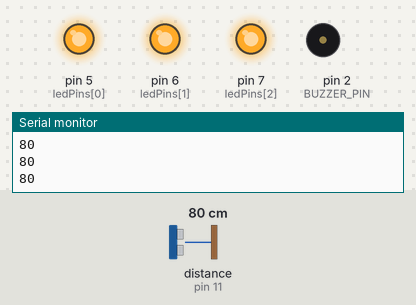
The sketch below on a simulated Arduino Uno, built with avr-gcc and run on an emulated ATmega328P. On the bench: output pins drawn as LEDs (lit = HIGH), buzzer (waves = sounding, pin HIGH), the last lines printed to the serial monitor. Wiring (inferred from the names in the program): ultrasonic range finder: trigger pin 10; echo pin 11. Inputs (shaded band) come from the test bench; at power-on: distance to the obstacle (sensor on pin 11) 80 cm. The echo pulse lasts 58.3 µs per cm; pins used as bus, display or sensor lines are not drawn.

Above: at 1.3 s.
1.4 s: distance to the obstacle (sensor on pin 11) set to 18 cm
At 2.7 s:
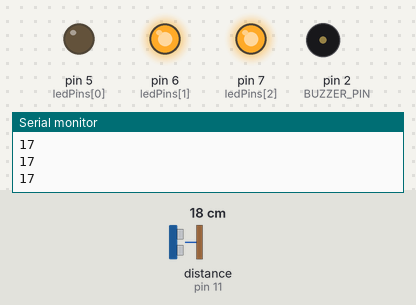
3.0 s: distance to the obstacle (sensor on pin 11) set to 24 cm
At 4.0 s:
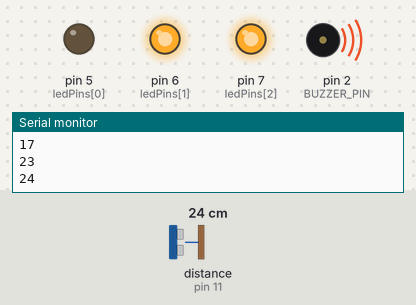
4.5 s: distance to the obstacle (sensor on pin 11) set to 31 cm
6.0 s: distance to the obstacle (sensor on pin 11) set to 36 cm
At 6.9 s:
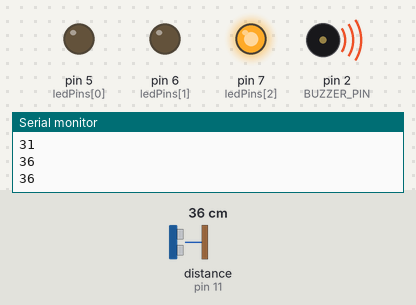
7.5 s: distance to the obstacle (sensor on pin 11) set to 2 cm
At 8.3 s:
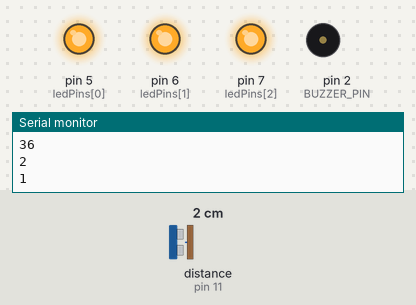
9.0 s: distance to the obstacle (sensor on pin 11) set to 15 cm
10.5 s: distance to the obstacle (sensor on pin 11) set to 20 cm
At 10.9 s:
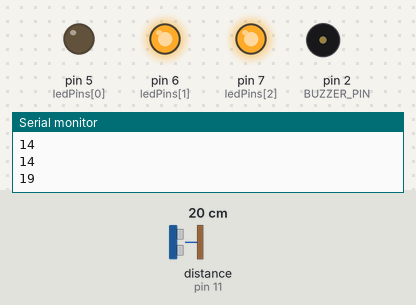
Timing chart, 0 to 13.0 s (numbered marks = the images above; inputs shaded):
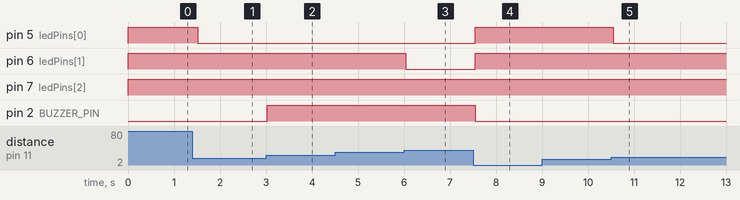

The sketch:

czujnik.ino
```cpp
// (licence header left out)
#define BAUDRATE 9600

#define TRIG_PIN 10
#define ECHO_PIN 11
#define BUZZER_PIN 2

int ledPins[] = { 5, 6, 7 };
int ledCount = 3;
int ledLevel = 0;

void setup() {

    /* Initialize*/
    pinMode(TRIG_PIN, OUTPUT);
    pinMode(ECHO_PIN, INPUT);
    pinMode(BUZZER_PIN, OUTPUT);

    /* Initialize serial communications */
    Serial.begin(BAUDRATE);

    /* Initialize LED pins */
    for (int thisLed = 0; thisLed < ledCount; thisLed++) {
        pinMode(ledPins[thisLed], OUTPUT);
        digitalWrite(ledPins[thisLed], LOW);
    }
}

void loop() {
    range(20, 50);
    delay(500);
}

int getDistance() {
    long pulseTime, distance;

    /* sensor procedure */
    digitalWrite(TRIG_PIN, LOW);
    delayMicroseconds(2);
    digitalWrite(TRIG_PIN, HIGH);
    delayMicroseconds(10);
    digitalWrite(TRIG_PIN, LOW);

    /* getting the pulse */
    pulseTime = pulseIn(ECHO_PIN, HIGH);

    /* calculating the distance */
    distance = pulseTime / 58;
    Serial.println(distance);
    return distance;
}

void range(int min_range, int max_range) {
    int range = getDistance();

    lightUpLed(range);
    if( (range > min_range) && (range < max_range)) {
        digitalWrite(BUZZER_PIN, HIGH);
    }
    else{
        digitalWrite(BUZZER_PIN, LOW);
    }
}

void lightUpLed(int range){

    if(range<50){
        ledLevel = map(range, 0, 50, 0, ledCount);
    }
    else{
        ledLevel = 0;
    }


    // loop over the LED array:
    for (int thisLed = 0; thisLed <= ledCount; thisLed++) {
        // if the array element's index is less than ledLevel,
        // turn the pin for this element on:
        if (thisLed >= ledLevel) {
            digitalWrite(ledPins[thisLed], HIGH);
        }
        // turn off all pins higher than the ledLevel:
        else {
            digitalWrite(ledPins[thisLed], LOW);
        }
    }
}
```

Measured:
- the behaviour switches between 21 and 22 cm on distance to the obstacle (sensor on pin 11) (found by bisection; images 1 and 2)
- the behaviour switches between 33 and 34 cm on distance to the obstacle (sensor on pin 11) (found by bisection; images 2 and 3)
- the behaviour switches between 17 and 18 cm on distance to the obstacle (sensor on pin 11) (found by bisection; images 4 and 5)
- after the input at 1.4 s, pin 5 (ledPins[0]): HIGH → LOW after 0.12 s
- after the input at 3.0 s, pin 2 (BUZZER_PIN): LOW → HIGH at once
- after the input at 6.0 s, pin 6 (ledPins[1]): HIGH → LOW at once
- after the input at 7.5 s, pin 5 (ledPins[0]), pin 6 (ledPins[1]): LOW → HIGH after 0.05 s; pin 2 (BUZZER_PIN): HIGH → LOW after 0.05 s
- after the input at 10.5 s, pin 5 (ledPins[0]): HIGH → LOW after 0.05 s
